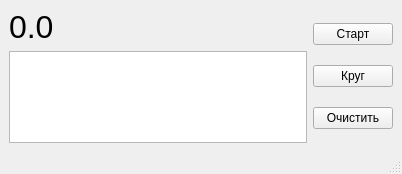
<?xml version="1.0" encoding="UTF-8"?>
<ui version="4.0">
 <class>MainWindow</class>
 <widget class="QMainWindow" name="MainWindow">
  <property name="geometry">
   <rect>
    <x>0</x>
    <y>0</y>
    <width>402</width>
    <height>174</height>
   </rect>
  </property>
  <property name="windowTitle">
   <string>Timer</string>
  </property>
  <widget class="QWidget" name="centralwidget">
   <layout class="QHBoxLayout" name="horizontalLayout">
    <item>
     <layout class="QVBoxLayout" name="verticalLayout">
      <item>
       <widget class="QLabel" name="lb_time">
        <property name="font">
         <font>
          <pointsize>24</pointsize>
         </font>
        </property>
        <property name="text">
         <string>0.0</string>
        </property>
       </widget>
      </item>
      <item>
       <widget class="QTextBrowser" name="tb_info"/>
      </item>
     </layout>
    </item>
    <item>
     <layout class="QVBoxLayout" name="verticalLayout_2">
      <item>
       <widget class="QPushButton" name="pb_startStop">
        <property name="text">
         <string>Старт</string>
        </property>
       </widget>
      </item>
      <item>
       <widget class="QPushButton" name="pb_loop">
        <property name="text">
         <string>Круг</string>
        </property>
       </widget>
      </item>
      <item>
       <widget class="QPushButton" name="pb_clear">
        <property name="text">
         <string>Очистить</string>
        </property>
       </widget>
      </item>
     </layout>
    </item>
   </layout>
  </widget>
  <widget class="QMenuBar" name="menubar">
   <property name="geometry">
    <rect>
     <x>0</x>
     <y>0</y>
     <width>402</width>
     <height>20</height>
    </rect>
   </property>
  </widget>
  <widget class="QStatusBar" name="statusbar"/>
 </widget>
 <resources/>
 <connections>
  <connection>
   <sender>pb_clear</sender>
   <signal>clicked()</signal>
   <receiver>tb_info</receiver>
   <slot>clear()</slot>
   <hints>
    <hint type="sourcelabel">
     <x>676</x>
     <y>278</y>
    </hint>
    <hint type="destinationlabel">
     <x>207</x>
     <y>200</y>
    </hint>
   </hints>
  </connection>
 </connections>
</ui>
